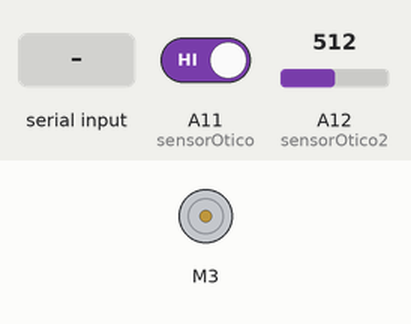
This sketch was run on a simulated Arduino Mega 2560, built with avr-gcc and run on an emulated ATmega2560. On the bench: DC motor (green arrow = forward, orange = backward, longer = faster). Inputs (shaded band) come from the test bench; at power-on: A11 (sensorOtico) HIGH, A12 (sensorOtico2) = 512.

Above: at 2.7 s.
2.8 s: "frente" received over the second serial link
4.3 s: "frente,45\n" received over the second serial link
At 4.6 s:
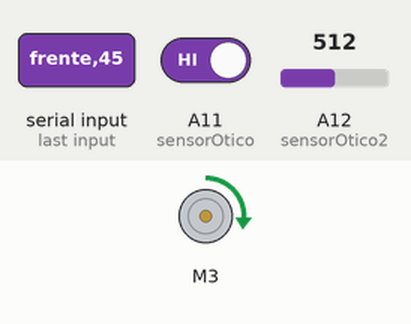
5.8 s: "tras,45\n" received over the second serial link
At 6.9 s:
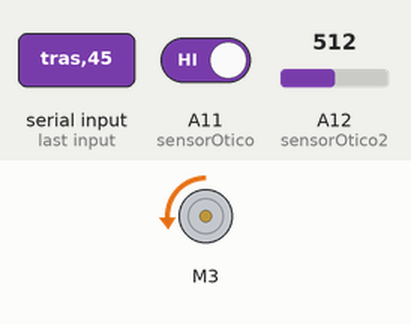
7.3 s: "tras" received over the second serial link
At 7.9 s:
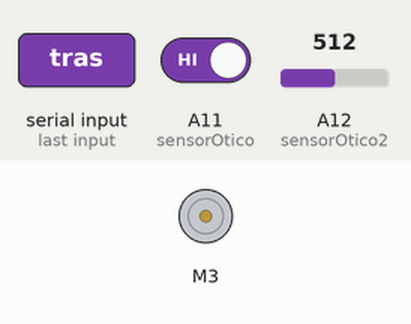
Timing chart, 0 to 9.8 s (numbered marks = the images above; inputs shaded):
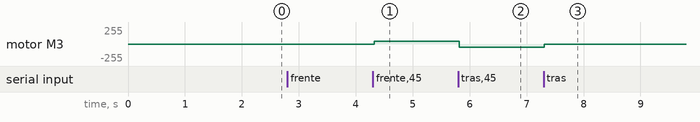

Measured:
- after the input at 4.3 s, motor M3: stopped → forward 45/255 at once
- after the input at 5.8 s, motor M3: forward 45/255 → backward 45/255 at once
- after the input at 7.3 s, motor M3: backward 45/255 → stopped at once

The sketch:

p09a_testes_iniciais.ino
```cpp
#include <AFMotor.h>

int sensorOtico = A11;
int sensorOtico2 = A12;
bool isLow;
AF_DCMotor motor3(3);
int x = 0;
bool is800 = false;

void setup() {
    pinMode(sensorOtico, INPUT);
    pinMode(sensorOtico2, INPUT);
    Serial.begin(9600);
    isLow = digitalRead(sensorOtico);
    Serial1.begin(9600);
    Serial1.setTimeout(10);
}

void loop() {
    if( digitalRead(sensorOtico) == LOW && isLow == HIGH ||
        digitalRead(sensorOtico) == HIGH && isLow == LOW){
      Serial.println("tocar");
      Serial1.println("tocar");
    }
    isLow = digitalRead(sensorOtico);

    if(analogRead(sensorOtico2) >= 800 && is800 == false)
    {
      x++;
      Serial1.println("contagem " + String(x));
      is800 = true;
    }
    else if(analogRead(sensorOtico2) < 800){
      is800 = false;
    }

    String comando = Serial1.readString();
    comando.trim();
    if(comando != "")
    {
      if(comando.startsWith("frente")){
        int spd = comando.substring(7).toInt();
        motor3.setSpeed(spd);
        motor3.run(FORWARD);
      }
      else if(comando.startsWith("tras")){
        int spd = comando.substring(5).toInt();
        motor3.setSpeed(spd);
        motor3.run(BACKWARD);
      }
    }

}
```
